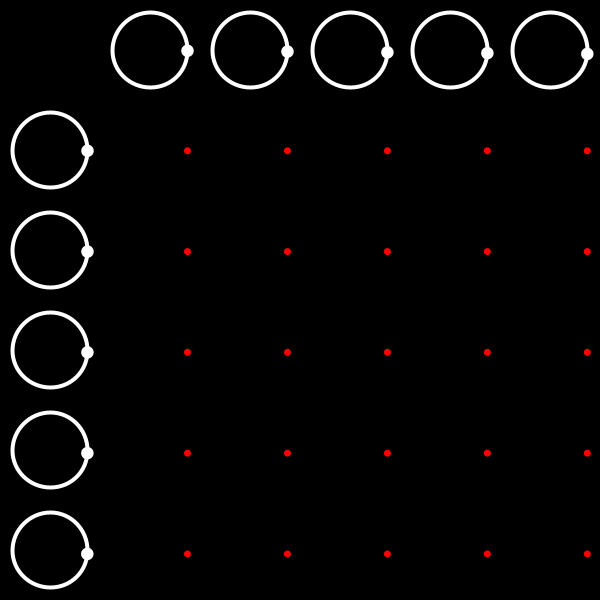
Frame 1 (no input)
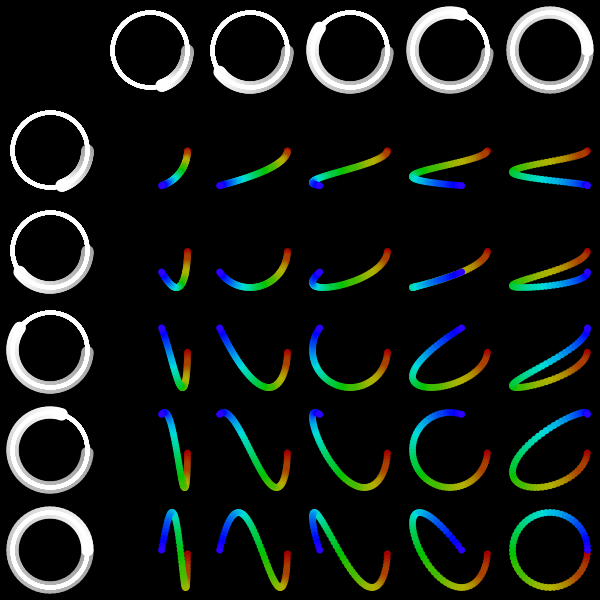
Frame 60 (the mouse pressed at the canvas centre just before this capture)
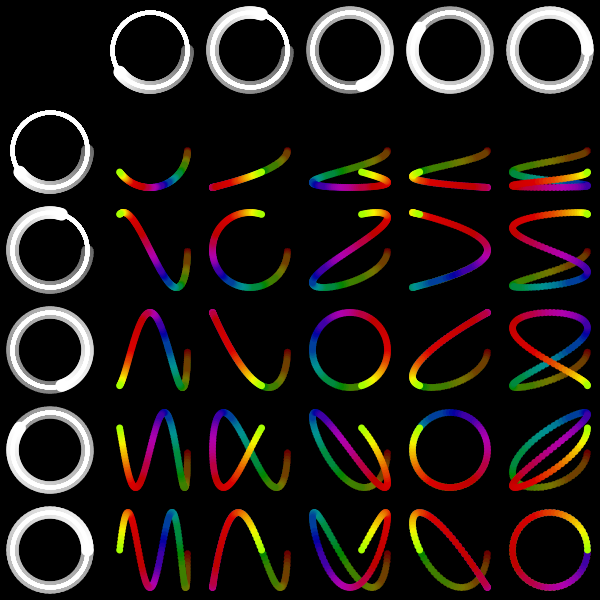
Frame 120 (the mouse held since frame 60 and released just before this capture)

The Processing sketch that drew these frames (run headless with seeded random() and noise(); from frame 60 on, the mouse is pressed at the canvas centre):

// Processing sketch: Lissajous
// ── Lissajous.pde
int n = 5;
int cols, rows, side, interval;
float [] cx;
float radius, angle, da;
boolean lines = false;

void setup() {
  size(600, 600);
  background(0);
  colorMode(HSB);
  side = width / (n + 1); 
  radius = 1.5 * side / 4; 
  interval = 100;

  cx = new float [n];
  angle = 0;
  da = TWO_PI / 300;

  for (int i = 0; i < n; i++) {
    cx[i] = 0;
  }
}

int c = 0;

void draw() {
  fill(0, 2);
  rect(0, 0, width, height);
  float off1, off2;


  //aggiorna i cerchi
  for (int i = 0; i < n; i++) {
    off1 = (i + 1.5) * side;
    off2 = 0.5 * side;

    cx[i] += da * (i + 1); 

    noFill();
    strokeWeight(4);
    stroke(255);
    //cerchi guida
    circle(off1, off2, radius * 2);
    circle(off2, off1, radius * 2);

    noStroke();
    fill(300, 0, 300);
    //cerchi mobili
    circle(off1 + cos(cx[i]) * radius, off2 + sin(cx[i]) * radius, radius / 3);
    circle(off2 + cos(cx[i]) * radius, off1 + sin(cx[i]) * radius, radius / 3);
  }

  for (int i = 0; i < n; i++) {
    for (int k = 0; k < n; k++) {

      //linee
      if (k == n-1 && lines) {
        stroke(c, 300, 300);
        line((i + 1.5) * side + cos(cx[i]) * radius, 0.5 * side + sin(cx[i]) * radius, (i + 1.5) * side + cos(cx[i]) * radius, (k + 1.5) * side + sin(cx[k]) * radius);
      }
      if (i == n-1 && lines) {
        stroke(c, 300, 300);
        line(0.5 * side + cos(cx[k]) * radius, (k + 1.5) * side + sin(cx[k]) * radius, (i + 1.5) * side + cos(cx[i]) * radius, (k + 1.5) * side + sin(cx[k]) * radius);
      }
      
      // curve
      noStroke();
      fill(c, 300, 300);
      circle((i + 1.5) * side + cos(cx[i]) * radius, (k + 1.5) * side + sin(cx[k]) * radius, 7);
    }
  }
  c = (c + 3) % 300;
}
